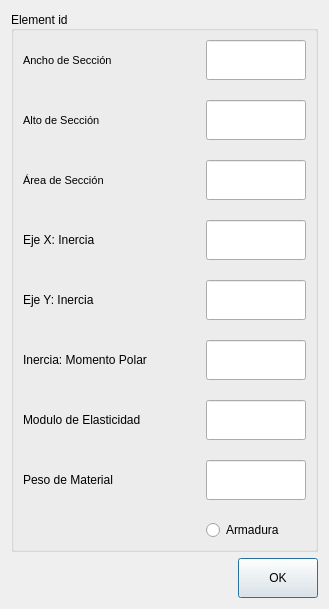
<?xml version="1.0" encoding="UTF-8"?>
<ui version="4.0">
 <class>Dialog</class>
 <widget class="QDialog" name="Dialog">
  <property name="geometry">
   <rect>
    <x>0</x>
    <y>0</y>
    <width>329</width>
    <height>609</height>
   </rect>
  </property>
  <property name="windowTitle">
   <string>Dialog</string>
  </property>
  <layout class="QVBoxLayout" name="verticalLayout">
   <item>
    <widget class="QGroupBox" name="concrete_group">
     <property name="title">
      <string>Element id</string>
     </property>
     <property name="alignment">
      <set>Qt::AlignLeading|Qt::AlignLeft|Qt::AlignVCenter</set>
     </property>
     <layout class="QGridLayout" name="gridLayout_2">
      <property name="verticalSpacing">
       <number>20</number>
      </property>
      <item row="6" column="0">
       <widget class="QLabel" name="label_2">
        <property name="text">
         <string>Eje Y: Inercia</string>
        </property>
       </widget>
      </item>
      <item row="4" column="1">
       <widget class="QLineEdit" name="input_area_val">
        <property name="minimumSize">
         <size>
          <width>0</width>
          <height>40</height>
         </size>
        </property>
        <property name="maximumSize">
         <size>
          <width>100</width>
          <height>40</height>
         </size>
        </property>
        <property name="layoutDirection">
         <enum>Qt::RightToLeft</enum>
        </property>
        <property name="inputMethodHints">
         <set>Qt::ImhDigitsOnly|Qt::ImhFormattedNumbersOnly</set>
        </property>
        <property name="text">
         <string/>
        </property>
       </widget>
      </item>
      <item row="5" column="1">
       <widget class="QLineEdit" name="input_izz_val">
        <property name="minimumSize">
         <size>
          <width>0</width>
          <height>40</height>
         </size>
        </property>
        <property name="maximumSize">
         <size>
          <width>100</width>
          <height>16777215</height>
         </size>
        </property>
        <property name="layoutDirection">
         <enum>Qt::RightToLeft</enum>
        </property>
       </widget>
      </item>
      <item row="11" column="1">
       <widget class="QRadioButton" name="input_armour_val">
        <property name="text">
         <string>Armadura</string>
        </property>
       </widget>
      </item>
      <item row="4" column="0">
       <widget class="QLabel" name="lab_con_anc">
        <property name="font">
         <font>
          <pointsize>8</pointsize>
          <weight>50</weight>
          <bold>false</bold>
         </font>
        </property>
        <property name="text">
         <string>Área de Sección</string>
        </property>
       </widget>
      </item>
      <item row="7" column="1">
       <widget class="QLineEdit" name="input_j_val">
        <property name="minimumSize">
         <size>
          <width>0</width>
          <height>40</height>
         </size>
        </property>
        <property name="maximumSize">
         <size>
          <width>100</width>
          <height>16777215</height>
         </size>
        </property>
        <property name="layoutDirection">
         <enum>Qt::RightToLeft</enum>
        </property>
       </widget>
      </item>
      <item row="7" column="0">
       <widget class="QLabel" name="label_3">
        <property name="text">
         <string>Inercia: Momento Polar</string>
        </property>
       </widget>
      </item>
      <item row="8" column="1">
       <widget class="QLineEdit" name="input_e_val">
        <property name="minimumSize">
         <size>
          <width>0</width>
          <height>40</height>
         </size>
        </property>
        <property name="maximumSize">
         <size>
          <width>100</width>
          <height>16777215</height>
         </size>
        </property>
       </widget>
      </item>
      <item row="9" column="1">
       <widget class="QLineEdit" name="input_pmat_val">
        <property name="minimumSize">
         <size>
          <width>0</width>
          <height>40</height>
         </size>
        </property>
        <property name="maximumSize">
         <size>
          <width>100</width>
          <height>16777215</height>
         </size>
        </property>
       </widget>
      </item>
      <item row="5" column="0">
       <widget class="QLabel" name="label">
        <property name="text">
         <string>Eje X: Inercia</string>
        </property>
       </widget>
      </item>
      <item row="6" column="1">
       <widget class="QLineEdit" name="input_iyy_val">
        <property name="minimumSize">
         <size>
          <width>0</width>
          <height>40</height>
         </size>
        </property>
        <property name="maximumSize">
         <size>
          <width>100</width>
          <height>16777215</height>
         </size>
        </property>
        <property name="layoutDirection">
         <enum>Qt::RightToLeft</enum>
        </property>
       </widget>
      </item>
      <item row="1" column="0">
       <widget class="QLabel" name="lab_zap_anch">
        <property name="font">
         <font>
          <pointsize>8</pointsize>
          <weight>50</weight>
          <bold>false</bold>
         </font>
        </property>
        <property name="text">
         <string>Ancho de Sección</string>
        </property>
       </widget>
      </item>
      <item row="3" column="1">
       <widget class="QLineEdit" name="input_h_val">
        <property name="minimumSize">
         <size>
          <width>0</width>
          <height>40</height>
         </size>
        </property>
        <property name="maximumSize">
         <size>
          <width>100</width>
          <height>40</height>
         </size>
        </property>
        <property name="layoutDirection">
         <enum>Qt::RightToLeft</enum>
        </property>
        <property name="inputMethodHints">
         <set>Qt::ImhDigitsOnly|Qt::ImhFormattedNumbersOnly</set>
        </property>
       </widget>
      </item>
      <item row="3" column="0">
       <widget class="QLabel" name="lab_zap_alt">
        <property name="font">
         <font>
          <pointsize>8</pointsize>
          <weight>50</weight>
          <bold>false</bold>
         </font>
        </property>
        <property name="text">
         <string>Alto de Sección</string>
        </property>
       </widget>
      </item>
      <item row="8" column="0">
       <widget class="QLabel" name="label_4">
        <property name="text">
         <string>Modulo de Elasticidad</string>
        </property>
       </widget>
      </item>
      <item row="9" column="0">
       <widget class="QLabel" name="label_5">
        <property name="text">
         <string>Peso de Material</string>
        </property>
       </widget>
      </item>
      <item row="1" column="1">
       <widget class="QLineEdit" name="input_b_val">
        <property name="minimumSize">
         <size>
          <width>0</width>
          <height>40</height>
         </size>
        </property>
        <property name="maximumSize">
         <size>
          <width>100</width>
          <height>40</height>
         </size>
        </property>
        <property name="layoutDirection">
         <enum>Qt::RightToLeft</enum>
        </property>
        <property name="inputMethodHints">
         <set>Qt::ImhDigitsOnly|Qt::ImhFormattedNumbersOnly</set>
        </property>
       </widget>
      </item>
     </layout>
    </widget>
   </item>
   <item>
    <widget class="QPushButton" name="ok_btn">
     <property name="minimumSize">
      <size>
       <width>80</width>
       <height>40</height>
      </size>
     </property>
     <property name="maximumSize">
      <size>
       <width>80</width>
       <height>40</height>
      </size>
     </property>
     <property name="sizeIncrement">
      <size>
       <width>80</width>
       <height>40</height>
      </size>
     </property>
     <property name="layoutDirection">
      <enum>Qt::RightToLeft</enum>
     </property>
     <property name="text">
      <string>OK</string>
     </property>
    </widget>
   </item>
  </layout>
 </widget>
 <resources/>
 <connections/>
</ui>
